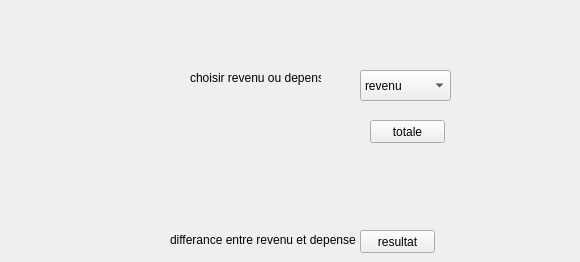
   <widget class="QWidget" name="tab_7">
    <attribute name="title">
     <string>bilan</string>
    </attribute>
    <widget class="QComboBox" name="tot">
     <property name="geometry">
      <rect>
       <x>360</x>
       <y>70</y>
       <width>91</width>
       <height>31</height>
      </rect>
     </property>
     <item>
      <property name="text">
       <string>revenu</string>
      </property>
     </item>
     <item>
      <property name="text">
       <string>depense</string>
      </property>
     </item>
    </widget>
    <widget class="QPushButton" name="total">
     <property name="geometry">
      <rect>
       <x>370</x>
       <y>120</y>
       <width>75</width>
       <height>23</height>
      </rect>
     </property>
     <property name="text">
      <string>totale</string>
     </property>
    </widget>
    <widget class="QLabel" name="total_2">
     <property name="geometry">
      <rect>
       <x>490</x>
       <y>70</y>
       <width>81</width>
       <height>21</height>
      </rect>
     </property>
     <property name="text">
      <string/>
     </property>
    </widget>
    <widget class="QLabel" name="res">
     <property name="geometry">
      <rect>
       <x>480</x>
       <y>230</y>
       <width>71</width>
       <height>21</height>
      </rect>
     </property>
     <property name="text">
      <string/>
     </property>
    </widget>
    <widget class="QPushButton" name="pbResult">
     <property name="geometry">
      <rect>
       <x>360</x>
       <y>230</y>
       <width>75</width>
       <height>23</height>
      </rect>
     </property>
     <property name="text">
      <string>resultat</string>
     </property>
    </widget>
    <widget class="QLabel" name="label_51">
     <property name="geometry">
      <rect>
       <x>190</x>
       <y>70</y>
       <width>131</width>
       <height>16</height>
      </rect>
     </property>
     <property name="text">
      <string>choisir revenu ou depense</string>
     </property>
    </widget>
    <widget class="QLabel" name="label_52">
     <property name="geometry">
      <rect>
       <x>170</x>
       <y>230</y>
       <width>191</width>
       <height>20</height>
      </rect>
     </property>
     <property name="text">
      <string>differance entre revenu et depense</string>
     </property>
    </widget>
   </widget>
